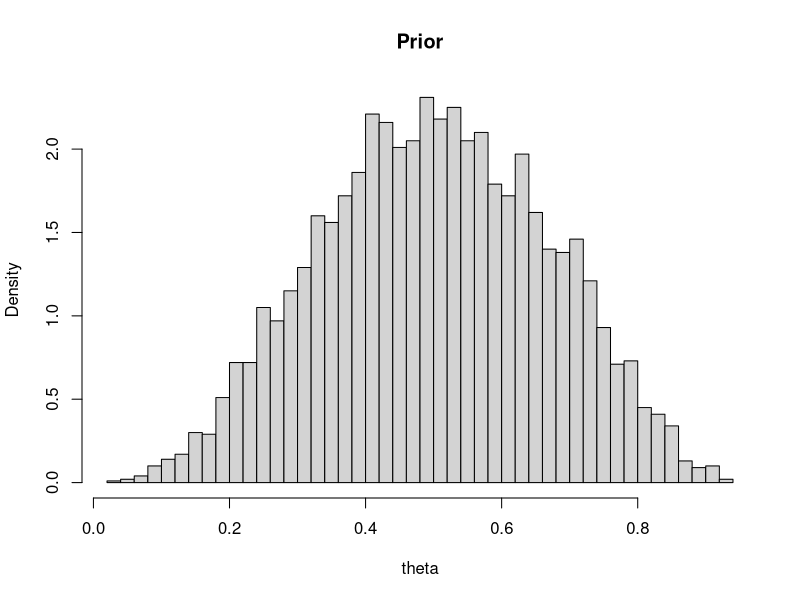
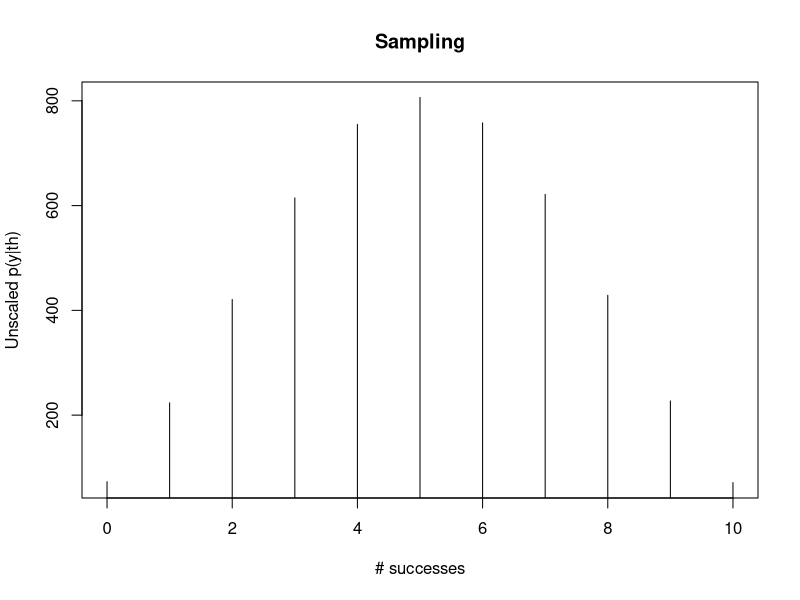
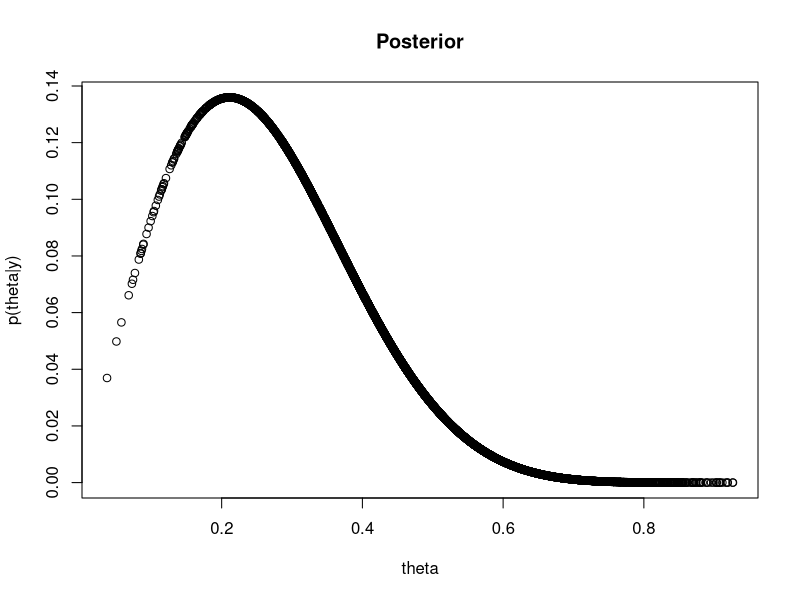

Here is the R script that generated these plots, in order:
# BDA 2.11 (1)
# What this script does
# 1.  Generates 5000 samples from a Beta distribution
# 2.  Uses these samples as the parameter of a
#     Binomial distribution to estimate the sampling distribution.
# 3.  Estimates the posterior distribution by integrating
#     the sampling distribution over the observed values of
#     y.

# Prior th ~ Beta(4, 4)
# Ten Bernoulli trials
# Less than 3 successes
# What is the exact posterior density?

n_sim <- 5000
n_trials <- 10
n_max <- 2 # At most this many successes

# Prior distribution of parameter, p(th)
# We randomly generate parameters according to the prior.
# More probable parameters are generated more frequently.
prior_params <- rbeta(n = n_sim, shape1 = 4, shape2 = 4)
prior_params <- sort(prior_params, decreasing = FALSE)
jpeg('Prior.jpg')
hist(prior_params, breaks = 50, main = 'Prior', 
     xlab = 'theta', probability = TRUE)
dev.off()

# Sampling distribution, p(y|th)
# Using the parameters generated, we calculate the
# probability of y = k successes, given each of the
# parameters in turn. This probability is the probability
# of observing the data, given the parameter is a particular
# value.
dsampling <- matrix(0, nrow = n_trials + 1, ncol = 1)
for (k in c(0, seq(n_trials))) {
  dsampling[k + 1, ] <- sum(dbinom(x = k, size = n_trials,
                        prob = prior_params))
}
jpeg('Sampling.jpg')
plot(c(0, seq(n_trials)), dsampling, type = 'h',
     xlab = '# successes', ylab = 'Unscaled p(y|th)',
     main = 'Sampling')
dev.off()

# Posterior distribution
# Integrate p(y|theta)p(theta) 
# over the observed results.
# Our results state the number of successes
# is y e {0, 1, .., n_max}.
# Finally, we condition on the what's actually observed -
# we sum 
# p(observation given parameter value)p(param_value)
# over all parameter values.
# The result is proportional to the probability that the
# parameter value is the population parameter, given the
# observed data.

dposterior <- matrix(0, nrow = n_sim)
for (k in c(0, seq(n_max))) {
  dposterior <- dposterior + 
                prior_params*dbinom(x = k, size = n_trials,
                                    prob = prior_params)
}
jpeg('Posterior.jpg')
plot(prior_params, dposterior, xlab = 'theta', 
     ylab = 'p(theta|y)', main = 'Posterior')
dev.off()
